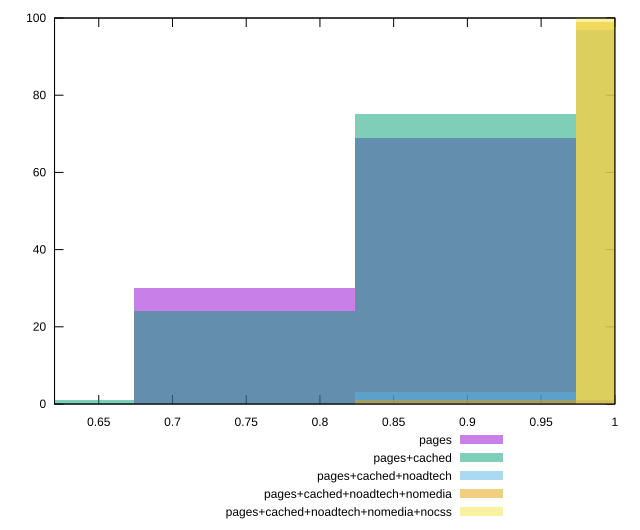

Write gnuplot code to recreate this figure.
reset

$pages <<EOF
0.7488708630306383 30
0.8986450356367659 69
1.0484192082428936 1
EOF

$pagesCached <<EOF
0.7488708630306383 24
0.5990966904245106 1
0.8986450356367659 75
EOF

$pagesCachedNoadtech <<EOF
1.0484192082428936 97
0.8986450356367659 3
EOF

$pagesCachedNoadtechNomedia <<EOF
1.0484192082428936 99
0.8986450356367659 1
EOF

$pagesCachedNoadtechNomediaNocss <<EOF
1.0484192082428936 100
EOF

set key outside below
set boxwidth 0.14977417260612766
set xrange [0.62:1]
set yrange [0:100]
set trange [0:100]
set style fill transparent solid 0.5 noborder
set terminal svg size 640, 530 enhanced background rgb 'white'
set output "report_00017_2021-02-10T15-08-03.406Z/mainthread-work-breakdown/comparison/histogram/all_score.svg"

plot $pages title "pages" with boxes, \
     $pagesCached title "pages+cached" with boxes, \
     $pagesCachedNoadtech title "pages+cached+noadtech" with boxes, \
     $pagesCachedNoadtechNomedia title "pages+cached+noadtech+nomedia" with boxes, \
     $pagesCachedNoadtechNomediaNocss title "pages+cached+noadtech+nomedia+nocss" with boxes

reset
